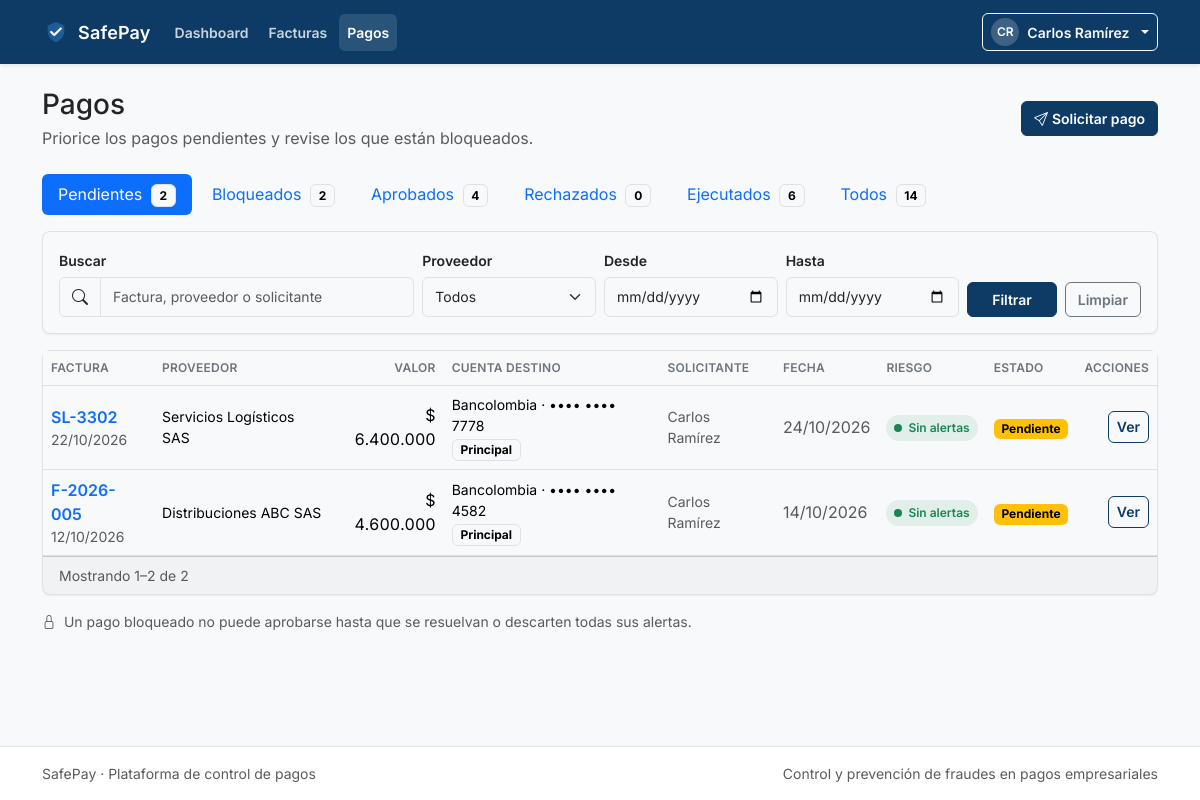
The page /modules/pagos/index.php (signed in) on the database its author committed.
### tables this page shows
CREATE TABLE pagos (
    id_pago            INT UNSIGNED AUTO_INCREMENT PRIMARY KEY,
    id_factura         INT UNSIGNED NOT NULL,
    id_cuenta_destino  INT UNSIGNED NOT NULL,
    valor              DECIMAL(14,2) NOT NULL,
    estado             ENUM('pendiente','bloqueado','aprobado','rechazado','ejecutado')
                       NOT NULL DEFAULT 'pendiente',
    id_usuario_solicita INT UNSIGNED NOT NULL,
    solicitado_en      DATETIME NOT NULL DEFAULT CURRENT_TIMESTAMP,
    CONSTRAINT uq_pagos_factura UNIQUE (id_factura),
    CONSTRAINT chk_pagos_valor CHECK (valor > 0),
    KEY idx_pagos_estado (estado),
    KEY idx_pagos_cuenta (id_cuenta_destino),
    KEY idx_pagos_usuario (id_usuario_solicita)
);

CREATE TABLE facturas (
    id_factura          INT UNSIGNED AUTO_INCREMENT PRIMARY KEY,
    id_proveedor        INT UNSIGNED NOT NULL,
    numero_factura      VARCHAR(40)  NOT NULL,
    fecha_emision       DATE         NOT NULL,
    valor               DECIMAL(14,2) NOT NULL,
    archivo_pdf         VARCHAR(255) NULL,
    estado              ENUM('registrada','observada','aprobada','rechazada','pagada')
                        NOT NULL DEFAULT 'registrada',
    id_usuario_registra INT UNSIGNED NOT NULL,
    creada_en           DATETIME     NOT NULL DEFAULT CURRENT_TIMESTAMP,
    CONSTRAINT uq_facturas_proveedor_numero UNIQUE (id_proveedor, numero_factura),
    CONSTRAINT chk_facturas_valor CHECK (valor > 0),
    KEY idx_facturas_estado (estado),
    KEY idx_facturas_fecha (fecha_emision),
    KEY idx_facturas_usuario (id_usuario_registra)
);

CREATE TABLE proveedores (
    id_proveedor  INT UNSIGNED AUTO_INCREMENT PRIMARY KEY,
    nit           VARCHAR(20)  NOT NULL,
    razon_social  VARCHAR(150) NOT NULL,
    correo        VARCHAR(120) NULL,
    telefono      VARCHAR(30)  NULL,
    estado        ENUM('activo','inactivo') NOT NULL DEFAULT 'activo',
    creado_en     DATETIME     NOT NULL DEFAULT CURRENT_TIMESTAMP,
    CONSTRAINT uq_proveedores_nit UNIQUE (nit),
    KEY idx_proveedores_estado (estado)
);

CREATE TABLE cuentas_bancarias (
    id_cuenta           INT UNSIGNED AUTO_INCREMENT PRIMARY KEY,
    id_proveedor        INT UNSIGNED NOT NULL,
    banco               VARCHAR(80)  NOT NULL,
    tipo_cuenta         ENUM('ahorros','corriente') NOT NULL,
    numero_cuenta       VARCHAR(30)  NOT NULL,
    es_principal        TINYINT(1)   NOT NULL DEFAULT 0,
    verificada          TINYINT(1)   NOT NULL DEFAULT 0,
    id_usuario_verifica INT UNSIGNED NULL,
    verificada_en       DATETIME     NULL,
    creada_en           DATETIME     NOT NULL DEFAULT CURRENT_TIMESTAMP,
    modificada_en       DATETIME     NULL,
    principal_de        INT UNSIGNED GENERATED ALWAYS AS (
                            IF(es_principal = 1, id_proveedor, NULL)
                        ) STORED,
    CONSTRAINT uq_cuentas_proveedor_numero UNIQUE (id_proveedor, numero_cuenta),
    CONSTRAINT uq_cuentas_principal UNIQUE (principal_de),
    KEY idx_cuentas_usuario_verifica (id_usuario_verifica)
);

CREATE TABLE usuarios (
    id_usuario        INT UNSIGNED AUTO_INCREMENT PRIMARY KEY,
    nombre            VARCHAR(100) NOT NULL,
    correo            VARCHAR(120) NOT NULL,
    password_hash     VARCHAR(255) NOT NULL,
    id_rol            TINYINT UNSIGNED NOT NULL,
    activo            TINYINT(1)   NOT NULL DEFAULT 1,
    intentos_fallidos TINYINT UNSIGNED NOT NULL DEFAULT 0,
    bloqueado_hasta   DATETIME     NULL,
    creado_en         DATETIME     NOT NULL DEFAULT CURRENT_TIMESTAMP,
    CONSTRAINT uq_usuarios_correo UNIQUE (correo),
    KEY idx_usuarios_rol (id_rol)
);

### modules/pagos/index.php (the view, shortened to what the rows shown need)
<?php
require_once __DIR__ . '/../../includes/functions.php';
require_once __DIR__ . '/../../includes/modules.php';
$pdo = conexionBd();
$usuario = usuarioActual();
$esEmpleado = tieneRol('empleado');
$estadoFiltro = (string) ($_GET['estado'] ?? 'pendiente');
$baseWhere = [];
$baseParams = [];
if ($esEmpleado) {
    $baseWhere[] = 'p.id_usuario_solicita = :id_usuario';
    $baseParams[':id_usuario'] = (int) $usuario['id'];
}
$where = $baseWhere;
$params = $baseParams;
if ($estadoFiltro !== 'todos') {
    $where[] = 'p.estado = :estado';
    $params[':estado'] = $estadoFiltro;
}
$sqlWhere = $where !== [] ? ' WHERE ' . implode(' AND ', $where) : '';
$pagina = paginaActual();
$porPagina = 20;
$stmt = $pdo->prepare(
    'SELECT COUNT(*)
     FROM pagos p
     INNER JOIN facturas f ON f.id_factura = p.id_factura
     INNER JOIN proveedores pr ON pr.id_proveedor = f.id_proveedor
     INNER JOIN usuarios u ON u.id_usuario = p.id_usuario_solicita'
    . $sqlWhere
);
$stmt->execute($params);
$total = (int) $stmt->fetchColumn();
$paginas = totalPaginas($total, $porPagina);
$pagina = min($pagina, $paginas);
$offset = ($pagina - 1) * $porPagina;
$sql = "SELECT p.*, f.numero_factura, f.fecha_emision, f.estado AS factura_estado,
               pr.razon_social, pr.id_proveedor,
               c.banco, c.tipo_cuenta, c.numero_cuenta, c.es_principal, c.verificada,
               u.nombre AS solicitante,
               COALESCE((
                   SELECT MAX(CASE a.nivel WHEN 'alto' THEN 3 WHEN 'medio' THEN 2 ELSE 1 END)
                   FROM alertas a
                   WHERE a.estado = 'abierta'
                     AND (a.id_pago = p.id_pago
                          OR a.id_factura = p.id_factura
                          OR a.id_proveedor = f.id_proveedor
                          OR a.id_cuenta = p.id_cuenta_destino)
               ), 0) AS riesgo_score,
               (SELECT COUNT(*) FROM alertas a2
                WHERE a2.estado = 'abierta'
                  AND (a2.id_pago = p.id_pago OR a2.id_factura = p.id_factura
                       OR a2.id_proveedor = f.id_proveedor OR a2.id_cuenta = p.id_cuenta_destino)) AS alertas_abiertas
        FROM pagos p
        INNER JOIN facturas f ON f.id_factura = p.id_factura
        INNER JOIN proveedores pr ON pr.id_proveedor = f.id_proveedor
        INNER JOIN cuentas_bancarias c ON c.id_cuenta = p.id_cuenta_destino
        INNER JOIN usuarios u ON u.id_usuario = p.id_usuario_solicita"
    . $sqlWhere
    . ' ORDER BY p.solicitado_en DESC, p.id_pago DESC LIMIT ' . $porPagina . ' OFFSET ' . $offset;
$stmt = $pdo->prepare($sql);
$stmt->execute($params);
$pagos = $stmt->fetchAll();
$niveles = [3 => 'alto', 2 => 'medio', 1 => 'bajo'];
require_once __DIR__ . '/../../includes/header.php';
?>
<div class="container py-4">
    <div class="d-flex flex-column flex-md-row justify-content-between align-items-md-center gap-3 mb-4">
        <div>
            <h1 class="h3 mb-1">Pagos</h1>
        </div>
    </div>
    <div class="card">
        <div class="table-responsive">
            <table class="table table-hover align-middle mb-0">
                <thead>
                    <tr>
                        <th>Factura</th>
                        <th>Proveedor</th>
                        <th class="text-end">Valor</th>
                        <th>Cuenta destino</th>
                        <th>Solicitante</th>
                        <th>Fecha</th>
                        <th>Riesgo</th>
                        <th>Estado</th>
                        <th class="text-end">Acciones</th>
                    </tr>
                </thead>
                <tbody>
                <?php if ($pagos === []): ?>
                    <tr>
                        <td colspan="9">
                            <div class="empty-state">
                                <i class="bi bi-cash-coin d-block fs-2 mb-2" aria-hidden="true"></i>
                                <p class="mb-2">No hay pagos en este estado con los filtros seleccionados.</p>
                                <a class="btn btn-sm btn-outline-primary" href="<?= e(BASE_URL) ?>/modules/pagos/index.php">Limpiar filtros</a>
                            </div>
                        </td>
                    </tr>
                <?php else: ?>
                    <?php foreach ($pagos as $pago): ?>
                        <?php $riesgo = $niveles[(int) $pago['riesgo_score']] ?? null; ?>
                        <tr>
                            <td>
                                <a class="fw-semibold text-decoration-none" href="<?= e(BASE_URL) ?>/modules/facturas/detalle.php?id=<?= (int) $pago['id_factura'] ?>">
                                    <?= e($pago['numero_factura']) ?>
                                </a>
                                <div class="small text-muted"><?= e(formatearFecha((string) $pago['fecha_emision'])) ?></div>
                            </td>
                            <td class="small"><?= e($pago['razon_social']) ?></td>
                            <td class="text-end currency"><?= e(formatearMoneda($pago['valor'])) ?></td>
                            <td>
                                <div class="small"><?= e($pago['banco']) ?> · <?= e(enmascararCuenta((string) $pago['numero_cuenta'])) ?></div>
                                <span class="badge text-bg-light border"><?= (int) $pago['es_principal'] === 1 ? 'Principal' : 'Secundaria' ?></span>
                            </td>
                            <td class="small text-muted"><?= e($pago['solicitante']) ?></td>
                            <td class="text-muted"><?= e(formatearFecha((string) $pago['solicitado_en'])) ?></td>
                            <td><?= badgeRiesgo($riesgo) ?></td>
                            <td>
                                <?= badgeEstado((string) $pago['estado']) ?>
                            </td>
                            <td class="text-end text-nowrap">
                                <a class="btn btn-sm btn-outline-primary" href="<?= e(BASE_URL) ?>/modules/pagos/detalle.php?id=<?= (int) $pago['id_pago'] ?>">Ver</a>
                            </td>
                        </tr>
                    <?php endforeach; ?>
                <?php endif; ?>
                </tbody>
            </table>
        </div>
    </div>
</div>
<?php require_once __DIR__ . '/../../includes/footer.php'; ?>

### includes/modules.php (shortened to what the rows shown need)
<?php
function etiquetaEstado(string $estado): string
{
    return match ($estado) {
        'registrada'  => 'Registrada',
        'observada'   => 'Observada',
        'aprobada'    => 'Aprobada',
        'rechazada'   => 'Rechazada',
        'pagada'      => 'Pagada',
        'pendiente'   => 'Pendiente',
        'bloqueado'   => 'Bloqueado',
        'aprobado'    => 'Aprobado',
        'rechazado'   => 'Rechazado',
        'ejecutado'   => 'Ejecutado',
        'abierta'     => 'Abierta',
        'resuelta'    => 'Resuelta',
        'descartada'  => 'Descartada',
        'activo'      => 'Activo',
        'inactivo'    => 'Inactivo',
        default       => ucfirst($estado),
    };
}
function claseEstado(string $estado): string
{
    return match ($estado) {
        'observada', 'pendiente' => 'text-bg-warning',
        'bloqueado', 'rechazada', 'rechazado', 'abierta' => 'text-bg-danger',
        'aprobada', 'aprobado' => 'text-bg-info',
        'pagada', 'ejecutado', 'resuelta', 'activo' => 'text-bg-success',
        'descartada', 'inactivo' => 'text-bg-secondary',
        default => 'text-bg-light border',
    };
}
function badgeEstado(string $estado): string
{
    return '<span class="badge ' . e(claseEstado($estado)) . '">' . e(etiquetaEstado($estado)) . '</span>';
}
function badgeRiesgo(?string $nivel): string
{
    if ($nivel === null || $nivel === '') {
        return '<span class="badge-risk badge-risk--sin"><span class="dot"></span>Sin alertas</span>';
    }
    return '<span class="badge-risk badge-risk--' . e($nivel) . '"><span class="dot"></span>'
        . e(etiquetaNivel($nivel)) . '</span>';
}
function enmascararCuenta(string $numero): string
{
    $digitos = preg_replace('/\D+/', '', $numero) ?? '';
    $ultimos = substr($digitos, -4);
    return '•••• •••• ' . ($ultimos !== '' ? $ultimos : '—');
}
function paginaActual(): int
{
    return max(1, (int) ($_GET['pagina'] ?? 1));
}
function totalPaginas(int $total, int $porPagina): int
{
    return max(1, (int) ceil($total / max(1, $porPagina)));
}

### rows shown on the page
pagos: id_factura.numero_factura "SL-3302", id_factura.fecha_emision "22/10/2026", proveedores.razon_social "Servicios Logísticos SAS", valor "$ 6.400.000", cuentas_bancarias.banco "Bancolombia", cuentas_bancarias.numero_cuenta "•••• •••• 7778", usuarios.nombre "Carlos Ramírez", solicitado_en "24/10/2026", estado "Pendiente"
pagos: id_factura.numero_factura "F-2026-005", id_factura.fecha_emision "12/10/2026", proveedores.razon_social "Distribuciones ABC SAS", valor "$ 4.600.000", cuentas_bancarias.banco "Bancolombia", cuentas_bancarias.numero_cuenta "•••• •••• 4582", usuarios.nombre "Carlos Ramírez", solicitado_en "14/10/2026", estado "Pendiente"

### other values the page prints
APP_NAME "SafePay"
$item['etiqueta'] "Dashboard"
$item['etiqueta'] "Facturas"
$item['etiqueta'] "Pagos"
iniciales($nombreUsuario ?? 'Usuario') "CR"
$nombreUsuario "Carlos Ramírez"
$etiqueta "Pendientes"
$conteos[$clave] "2"
$etiqueta "Bloqueados"
$etiqueta "Aprobados"
$conteos[$clave] "4"
$etiqueta "Rechazados"
$conteos[$clave] "0"
$etiqueta "Ejecutados"
$conteos[$clave] "6"
